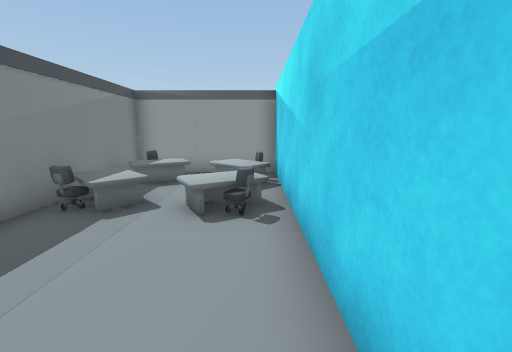
View 1 (above)

24 first-person views from a walk through a 3-D level made in the Unity game engine. The camera is 1.5 m above the floor, tilts 10° down and sees 90° across. The floor is counted in squares, 1 m on a side. Each view is taken from the middle of a square. On the plan, view 1 faces up. The plan holds only what a view shows up to about 13 squares ahead; the rest is blank. The place goes on beyond the plan. The player character is not drawn.

View 2
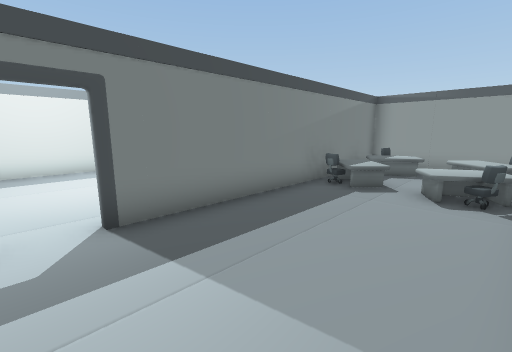

View 3
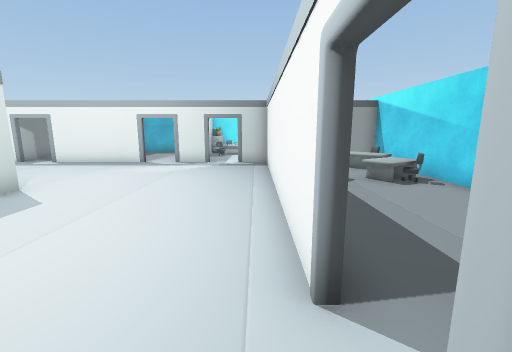

View 4
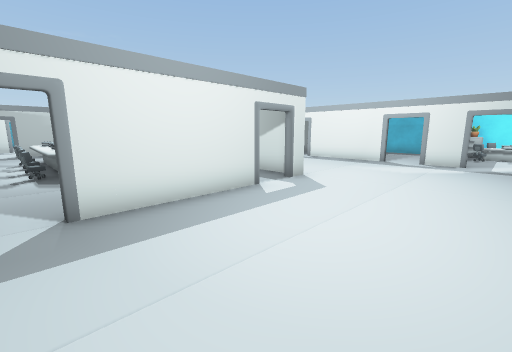

View 5
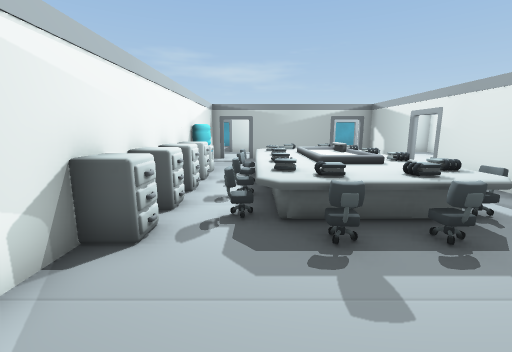

View 6
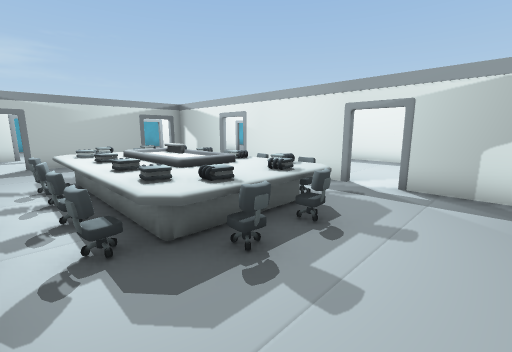

View 7
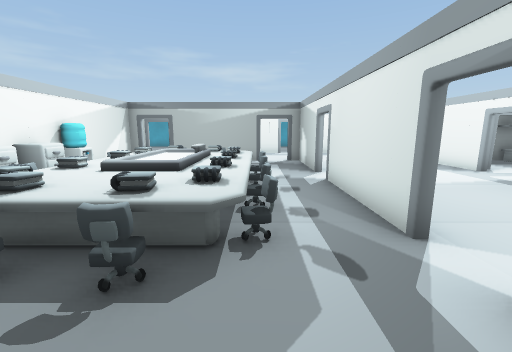

View 8
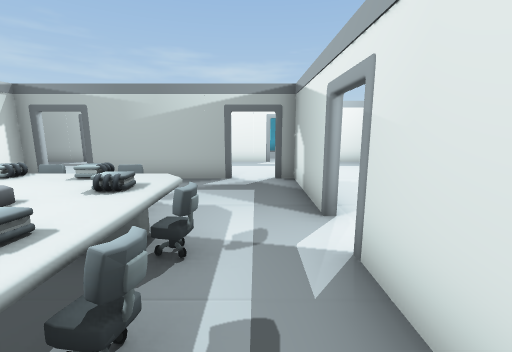

View 9
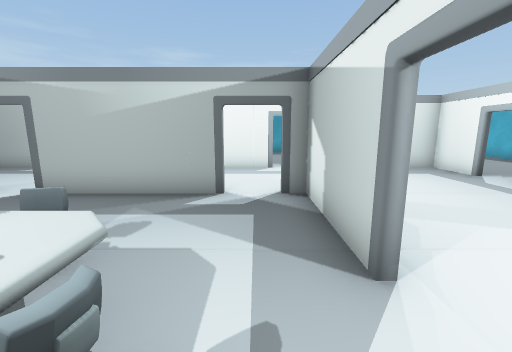

View 10
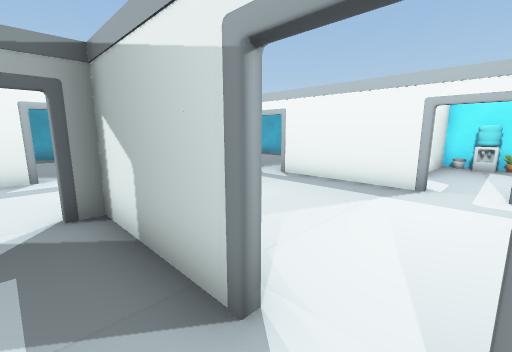

View 11
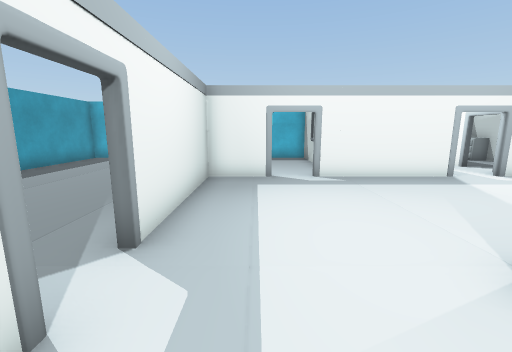

View 12
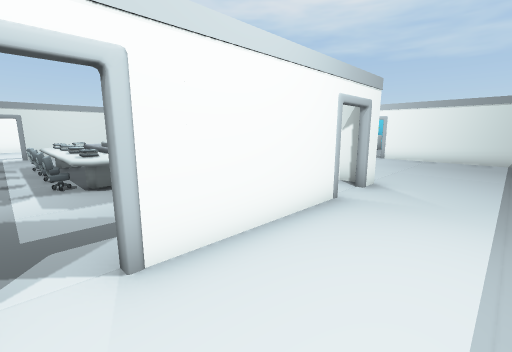

View 13
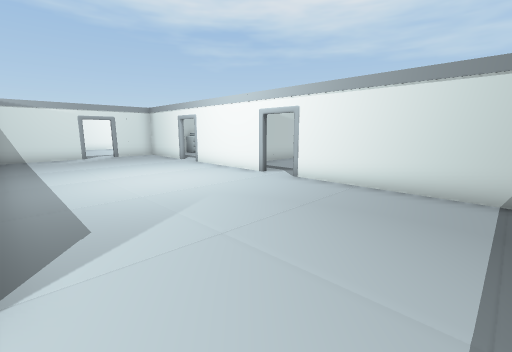

View 14
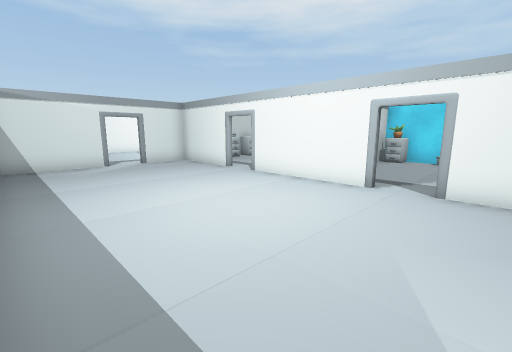

View 15
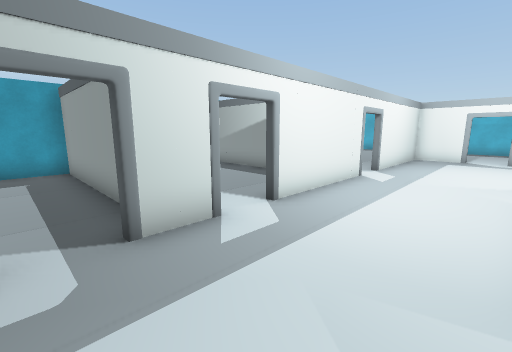

View 16
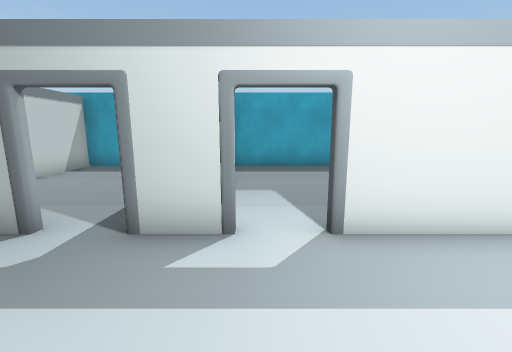

View 17
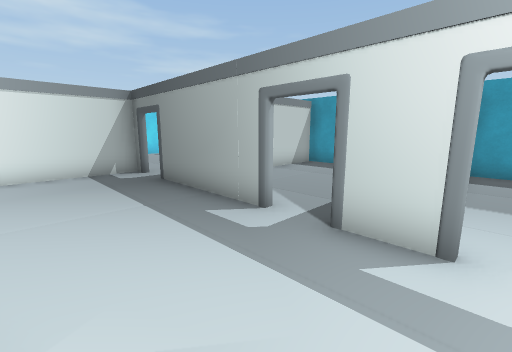

View 18
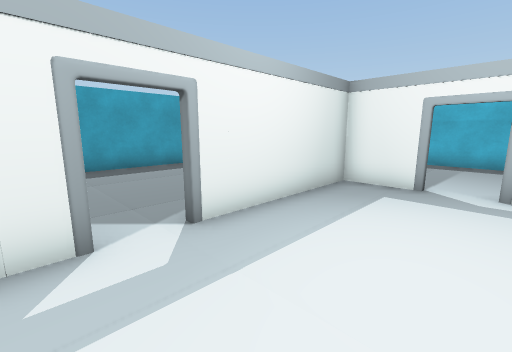

View 19
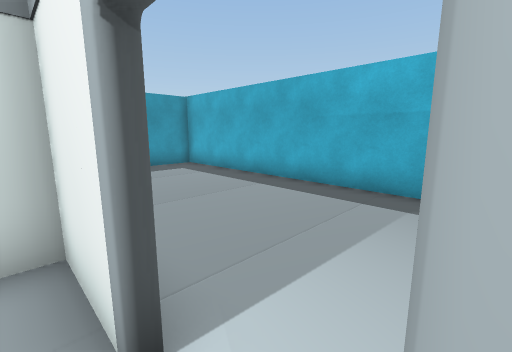

View 20
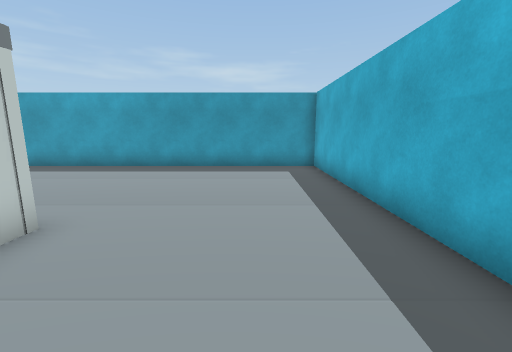

View 21
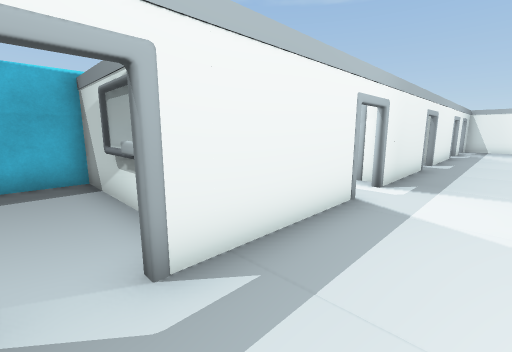

View 22
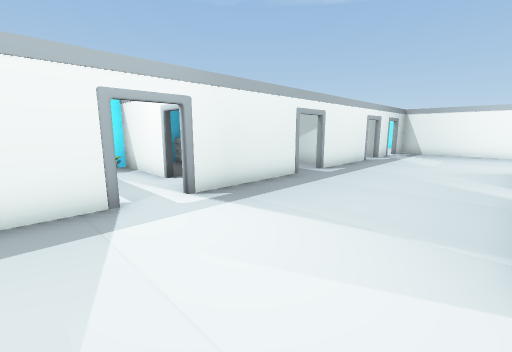

View 23
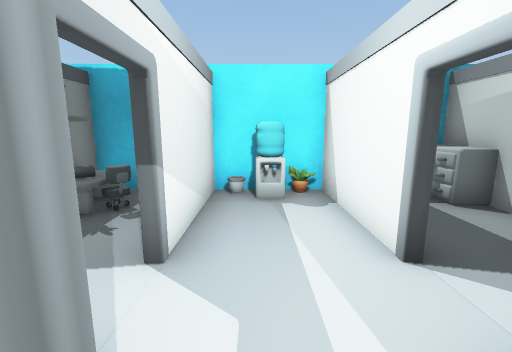

View 24
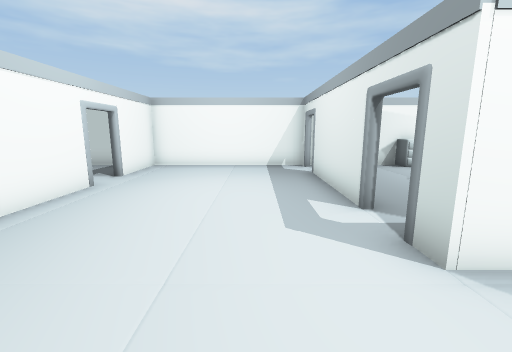

### Floor plan
Points are (right, up) in squares from view 1. A wall is a line through its corners. A room is listed if a view was taken in it or the views show most of it. See-through windows are left out.
Room 1 (views 1, 2)
walls: (0.7, 0.5) (0.7, 9.4) (-3.9, 9.4); (-4.3, 4.5) (-4.3, -1); (-2.6, -5.4) (-1.6, -5.4); (-4.3, 9.5) (-4.3, 5.5)
ways out: opening at (-4, -1.5) to room 2
objects: desk (-3, 5) to (-2, 6); desk (-3, 7) to (-2, 8); other object (-3, 8); desk (-1, 4) to (0, 6); desk (-1, 7) to (0, 8); chair (0, 5); other object (0, 8)
Room 2 (views 3, 4, 5, 6, 7, 8, 9, 10, 11, 12, 13, 14, 15, 16, 17, 18, 19, 20, 21, 22, 23, 24)
walls: (-22.4, 3.2) (-26.1, 3.2); (-16.4, 3.2) (-21, 3.2); (-26.1, 1.3) (-26.1, -3.4); (-22.4, 9.4) (-23.6, 9.4); (-26.3, -3.4) (-26.3, 1.3); (-20.3, 9.8) (-20.3, 10.4); (-16.4, 9.4) (-20.9, 9.4); (-26.1, -5.4) (-22.6, -5.4); (-26.4, 9.4) (-27.1, 9.4); (-11.9, 3.4) (-11.1, 3.4) (-11.1, 2.6); (-26.3, -5.6) (-26.3, -4.7); (-11.7, 3.2) (-15, 3.2); (-30.6, 2.8) (-30.6, -1.9); (-20.3, 11.8) (-20.3, 15.5); (-11.1, 1.3) (-11.1, -3.4); (-28.5, 9.4) (-30.6, 9.4) (-30.6, 4.1); (-30.6, -3.2) (-30.6, -4.9); (-26.3, 12.4) (-26.3, 15.5) (-37.6, 15.5); (-11.1, -5.4) (-4.5, -5.4) (-4.5, -2.4); (-30.9, 9.6) (-30.3, 9.6); (-30.6, -6.2) (-30.6, -10.9); (-10.4, 9.4) (-14.9, 9.4); (-23.1, 15.5) (-23.1, 11.8); (-12.8, -9.3) (-12.8, -5.9); (-26.1, 15.5) (-26.1, 13.1); (-22.5, -12.9) (-17.9, -12.9); (-16.5, -12.9) (-13.3, -12.9); (-7.3, 9.4) (-8.9, 9.4); (-12.8, -12.5) (-12.8, -10.6); (-4.5, -1) (-4.5, 9.2); (-4.3, 5.5) (-4.3, 4.5); (-30.6, -12.2) (-30.6, -12.9) (-23.9, -12.9); (-3.9, 9.4) (-5.9, 9.4); (-38.1, 15.5) (-38.1, 3)
ways out: opening at (-4, -1.5) to room 1; opening at (-31, -3) to room 3; gap at (-31, -2) to room 3; opening at (-31, -12); opening at (-31, -6); opening at (-23, -13); opening at (-23, 16); opening at (-20, 11); opening at (-19.5, 16); opening at (-17, -13); opening at (-15.5, 10); opening at (-13, -10); opening at (-9.5, 9); opening at (-7, 10); gap at (-31, 4); gap at (-21, 3); gap at (-6, 10)
objects: other object (-27, 11) to (-26, 12); desk (-25, 13); chair (-25, 14); desk (-25, 15); chair (-23, 0); other object (-22, -5) to (-21, -5); other object (-22, -3); other object (-22, -2); other object (-22, -1) to (-22, 0); other object (-22, 1); other object (-22, 15) to (-21, 15); chair (-21, -3); other object (-21, -2); other object (-21, -1); other object (-21, 0); chair (-21, 1); cabinet (-20, -5); chair (-20, -3); other object (-20, -2) to (-19, -2); other object (-20, -1) to (-17, -1); other object (-20, 0) to (-19, 0); chair (-20, 1) to (-19, 1); cabinet (-19, -5) to (-18, -5); other object (-19, -3); chair (-18, -3); other object (-18, -2); other object (-18, 0); chair (-18, 1); cabinet (-17, -5); other object (-17, -3) to (-17, -2); other object (-17, 0) to (-16, 0); chair (-17, 1) to (-16, 1); cabinet (-16, -5) to (-15, -5); chair (-16, -3); other object (-16, -2); other object (-16, -1); chair (-15, -2); chair (-15, 0); chair (-4, 5)
Room 3 (no view inside)
walls: (-34, 1.7) (-37.3, 1.7); (-38.1, 0.2) (-38.1, -3.9)
ways out: opening at (-31, -3) to room 2; gap at (-31, -2) to room 2

Positions as (right, up) in squares from view 1, and headings:
1: (0, 0), facing up
2: (0, -2), facing up-left
3: (-5, -3), facing up
4: (-6, -4), facing up-left
5: (-12, -3), facing left
6: (-13, -4), facing up-left
7: (-13, 1), facing left
8: (-18, 2), facing left
9: (-20, 2), facing left
10: (-21, 2), facing up-left
11: (-29, 1), facing up
12: (-29, 2), facing down-right
13: (-29, -6), facing down-right
14: (-25, -6), facing down-right
15: (-27, -6), facing up-left
16: (-27, -3), facing left
17: (-27, -3), facing down-left
18: (-27, 2), facing up-left
19: (-27, 9), facing up-left
20: (-27, 13), facing left
21: (-28, 7), facing up-right
22: (-24, 4), facing up-right
23: (-22, 9), facing up
24: (-9, 6), facing down
